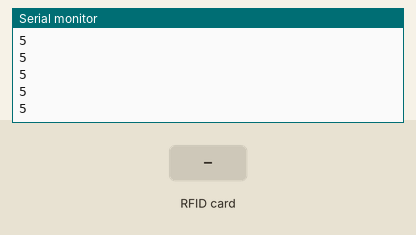
This sketch was run on a simulated Arduino Uno, built with avr-gcc and run on an emulated ATmega328P. Parts: the last lines printed to the serial monitor. Inputs (shaded band) come from the test bench.

Above: at 1.2 s.
1.3 s: RFID card 11 79 88 41 97 held to the reader
At 1.7 s:
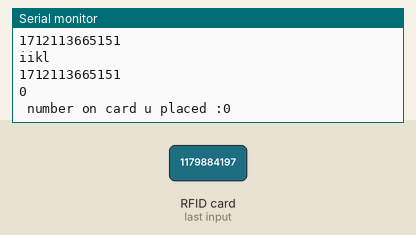
At 8.62 s:
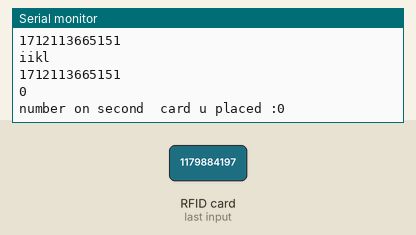

Measured:
- after the input at 1.3 s, the serial monitor: prints a new line at once (image 1)

The sketch:

sketch_mar26b.ino
```cpp
/*
 *
 * All the resources for this project: https://www.hackster.io/Aritro
 * Modified by Aritro Mukherjee
 *
 *
 */

#include <SPI.h>
#include <MFRC522.h>

#define SS_PIN 10
#define RST_PIN 9
MFRC522 mfrc522(SS_PIN, RST_PIN);   // Create MFRC522 instance.

int m,i,ch,l=0;
void drishti()
{   String content= "";
  for (byte i = 0; i < mfrc522.uid.size; i++)
     { Serial.print(mfrc522.uid.uidByte[i], DEC);
       content.concat(String(mfrc522.uid.uidByte[i], DEC));
      }Serial.println();

  Serial.println("iikl");
 Serial.println(content.substring(0));
 content.toUpperCase();
 if (content.substring(0) == "1179884197") //change here the UID of the card/cards that you want to give access
 {    Serial.println("Authorized access");
    m=0;
  }
  if(content.substring(0)=="214556830")
  {  Serial.println(" Access denied");
  m=5;
  }if(content.substring(0)=="17018679211")
  { Serial.println("kjk");
  m=1;
  }
}
void tanisha()
 { String content="";


  if (!mfrc522.PICC_IsNewCardPresent())
    Serial.println("akhil");
   if ( ! mfrc522.PICC_ReadCardSerial())
  byte letter;
  for (byte i = 0; i < mfrc522.uid.size; i++)
  {
   Serial.print(mfrc522.uid.uidByte[i], DEC);
   content.concat(String(mfrc522.uid.uidByte[i], DEC));
  }Serial.println();
  Serial.println("iikl");
  Serial.println(content.substring(0));
  content.toUpperCase();
  if (content.substring(0) == "1179884197") //change here the UID of the card/cards that you want to give access
 {   Serial.println("Authorized access");
    m=0;
  }
  else if(content.substring(0)=="214556830")
  { Serial.println(" Access denied");
  m=5;
  }else if(content.substring(0)=="17018679211")
  {Serial.println("kjk");
  m=1;
  }
 }
void setup()
{
  Serial.begin(9600);   // Initiate a serial communication
  SPI.begin();      // Initiate  SPI bus
  mfrc522.PCD_Init();   // Initiate MFRC522
  Serial.println("Approximate your card to the reader...");
  Serial.println();

}long randnumber;
void loop()
{
  //randnumber=random(0,10);
  randnumber=5;
  Serial.println(randnumber);
  if ( ! mfrc522.PICC_IsNewCardPresent())
   return;
  if ( ! mfrc522.PICC_ReadCardSerial())
   return;

   switch(randnumber)
{ case(5):{  String content="";

                 drishti();
                 Serial.println(content.substring(0));
                 Serial.println(m);

                   Serial.print(" number on card u placed :");
                  i=m;
                   Serial.println(i);
                delay(7000);

           {   Serial.println("koioklk");
            tanisha();
                Serial.println(m);
                 Serial.print("number on second  card u placed :");
                 ch=m;
                 Serial.println(ch);
           } delay(3000);
                 if(i+ch==5)
                 Serial.println("You are smart card");

            break;
         }

 case(6):     {     Serial.println("Show first card on surface");
                 if (mfrc522.PICC_IsNewCardPresent())
                { Serial.println(m);
                 m=i;
                }
                 else
                 Serial.print("time running out place the card");
                 if(mfrc522.PICC_IsNewCardPresent())
                { Serial.println(m);
                  m=ch;
                }
                 else
                 Serial.print("time running out place the second card");
                 if(i+ch==6);
                 Serial.println("You are smart card");
            } break;

case(1):   {     Serial.println("Show first card on surface");
                 if (mfrc522.PICC_IsNewCardPresent())
                { Serial.println(m);
                 m=i;
                }
                 else
                 Serial.print("time running out place the card");
                 if(mfrc522.PICC_IsNewCardPresent())
                { Serial.println(m);
                  m=ch;
                }
                 else
                 Serial.print("time running out place the second card");
                 if(i+ch==1);
                 Serial.println("You are smart card");
            } break;


}}
```
